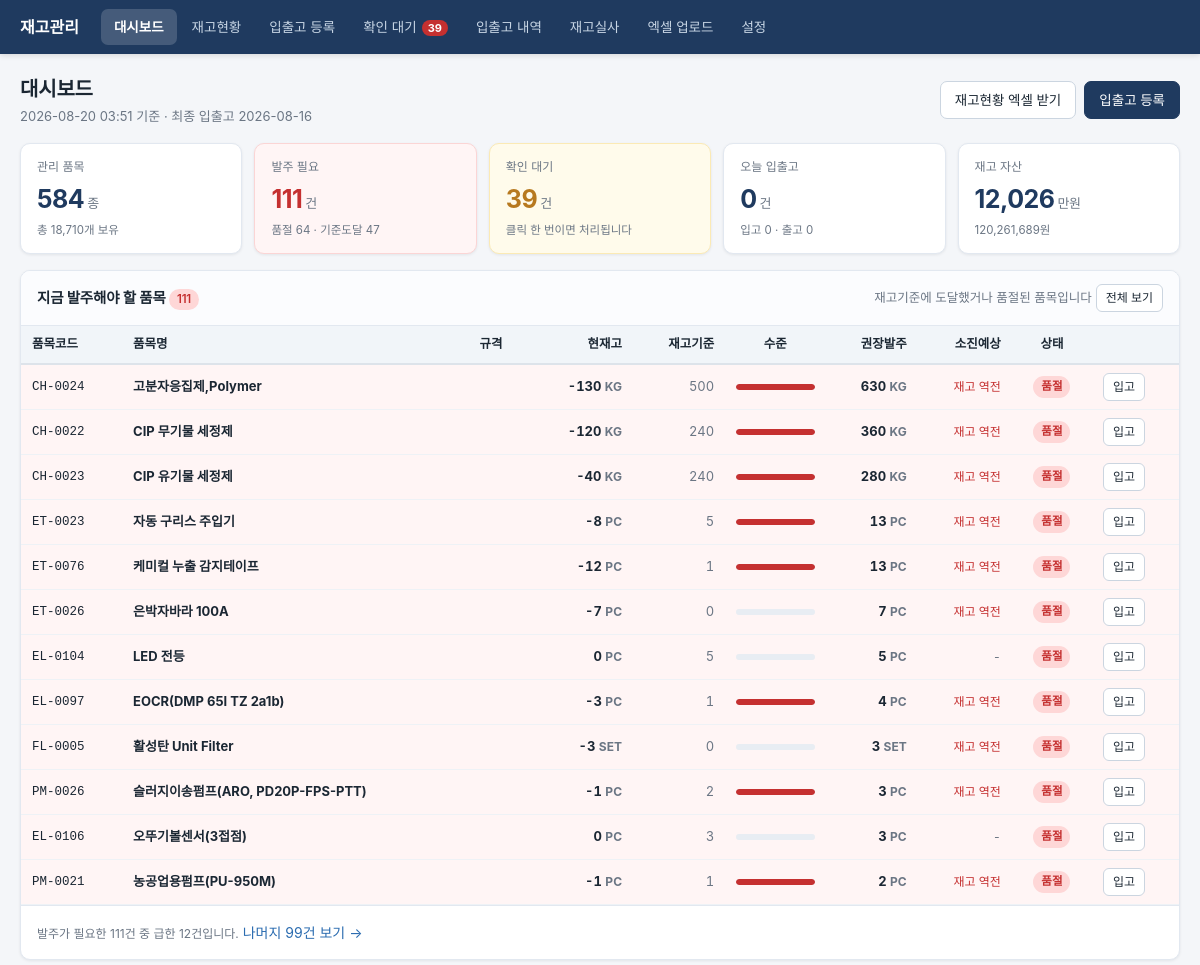
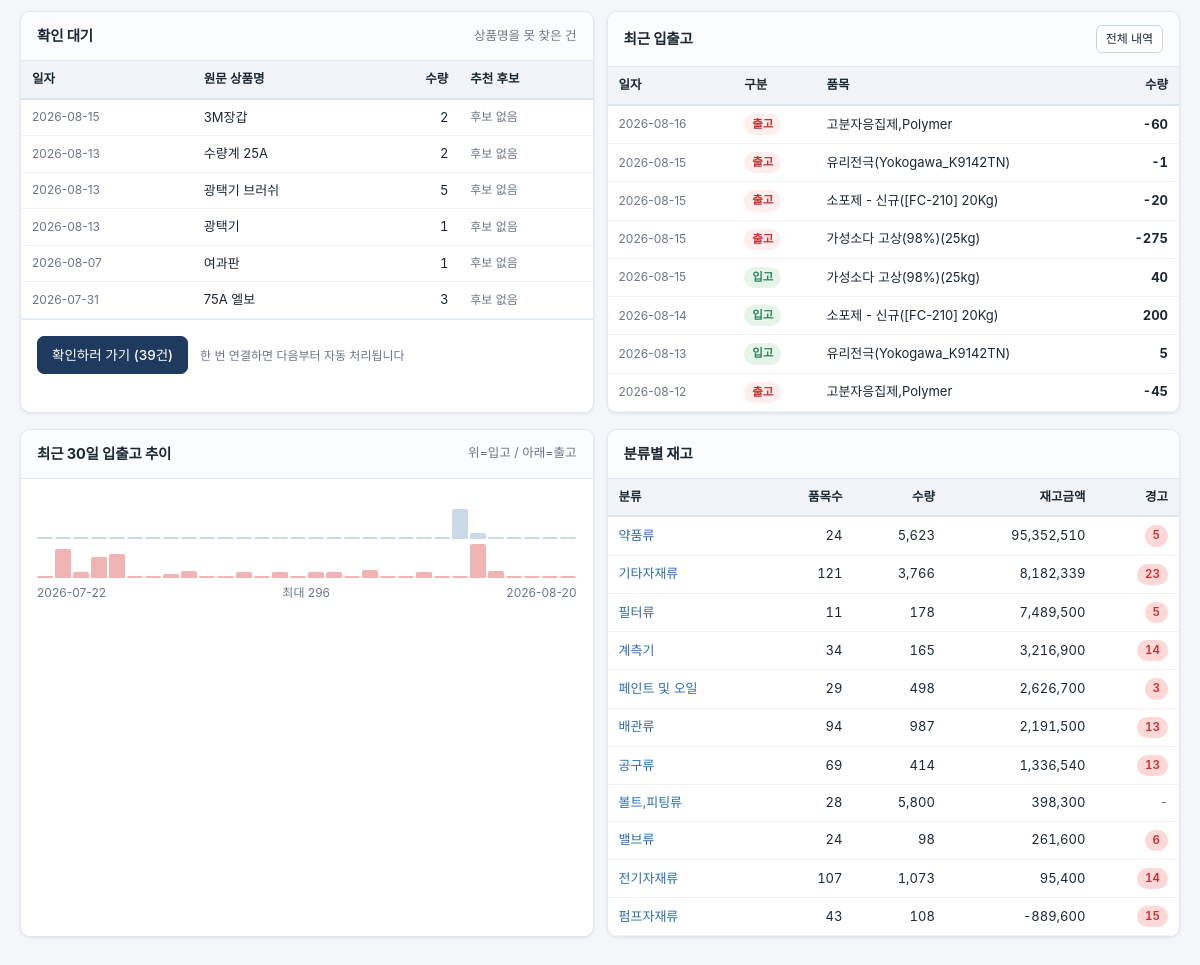
The page / on the database its author committed (2 pictures, top to bottom).
### tables this page shows
CREATE TABLE items (
    id              INTEGER PRIMARY KEY AUTOINCREMENT,
    code            TEXT    NOT NULL UNIQUE,      -- 사내 품목코드 (기존 체계 그대로)
    name            TEXT    NOT NULL,             -- 표준품목명
    spec            TEXT    NOT NULL DEFAULT '',  -- 규격 / 색상
    unit            TEXT    NOT NULL DEFAULT 'EA',
    category        TEXT    NOT NULL DEFAULT '',
    barcode         TEXT,
    internal_code   TEXT,                         -- 사내 품목코드 (구매 시스템 10자리 등)
    pack_unit       TEXT    NOT NULL DEFAULT '',  -- 포장단위 (BAG/BOX/PAIL…)
    pack_size       REAL    NOT NULL DEFAULT 0,   -- 1포장 = pack_size × unit  (0이면 환산 안 함)
    location        TEXT    NOT NULL DEFAULT '',  -- 보관위치
    reorder_point   REAL    NOT NULL DEFAULT 0,   -- 재고기준: 이 수량 이하면 경고
    reorder_qty     REAL    NOT NULL DEFAULT 0,   -- 권장 발주량
    unit_cost       REAL    NOT NULL DEFAULT 0,
    active          INTEGER NOT NULL DEFAULT 1,
    memo            TEXT    NOT NULL DEFAULT '',
    created_at      TEXT    NOT NULL DEFAULT (datetime('now','localtime')),
    updated_at      TEXT    NOT NULL DEFAULT (datetime('now','localtime'))
);

CREATE TABLE pending_names (
    id           INTEGER PRIMARY KEY AUTOINCREMENT,
    raw_name     TEXT    NOT NULL,
    norm_name    TEXT    NOT NULL,
    qty          REAL    NOT NULL DEFAULT 0,
    unit_cost    REAL    NOT NULL DEFAULT 0,
    txn_date     TEXT    NOT NULL,
    txn_type     TEXT    NOT NULL DEFAULT 'IN',
    partner      TEXT    NOT NULL DEFAULT '',
    doc_no       TEXT    NOT NULL DEFAULT '',
    batch_id     TEXT    NOT NULL DEFAULT '',
    candidates   TEXT    NOT NULL DEFAULT '[]',      -- JSON: 유사도 후보 목록
    status       TEXT    NOT NULL DEFAULT 'open',    -- open | resolved | discarded
    resolved_item_id INTEGER REFERENCES items(id) ON DELETE SET NULL,
    created_at   TEXT    NOT NULL DEFAULT (datetime('now','localtime'))
);

CREATE TABLE transactions (
    id          INTEGER PRIMARY KEY AUTOINCREMENT,
    item_id     INTEGER NOT NULL REFERENCES items(id) ON DELETE RESTRICT,
    txn_date    TEXT    NOT NULL,                    -- YYYY-MM-DD
    txn_type    TEXT    NOT NULL CHECK (txn_type IN ('IN','OUT','ADJ')),
    qty         REAL    NOT NULL CHECK (qty >= 0),
    signed_qty  REAL    NOT NULL,
    unit_cost   REAL    NOT NULL DEFAULT 0,
    raw_name    TEXT    NOT NULL DEFAULT '',         -- 원문 보존
    entered_qty  REAL   NOT NULL DEFAULT 0,          -- 사용자가 실제로 친 수량 (예: 3)
    entered_unit TEXT   NOT NULL DEFAULT '',         -- 그때의 단위 (예: 포) — 환산 전 값 보존
    partner     TEXT    NOT NULL DEFAULT '',         -- 거래처 (선택 입력)
    doc_no      TEXT    NOT NULL DEFAULT '',         -- 전표/명세서 번호
    memo        TEXT    NOT NULL DEFAULT '',
    batch_id    TEXT    NOT NULL DEFAULT '',         -- 일괄 업로드 묶음 식별자
    source      TEXT    NOT NULL DEFAULT 'manual',   -- manual | import | stocktake | migration
    voided      INTEGER NOT NULL DEFAULT 0,
    created_at  TEXT    NOT NULL DEFAULT (datetime('now','localtime'))
);

### app/web/routes.py (the view)
    @bp.route("/")
    def dashboard():
        s = reports.summary()
        reorder_total = db.scalar(
            "SELECT COUNT(*) FROM v_stock WHERE active=1 AND stock_status IN ('LOW','OUT')", (), 0)
        reorder = reports.reorder_list(limit=60)
        for r in reorder:
            rp = r["reorder_point"] or 0
            r["level_pct"] = min(100, round((r["on_hand"] / rp * 100), 1)) if rp > 0 else 0
        trend = reports.daily_trend(30)
        return render_template(
            "dashboard.html", active="dash", s=s, reorder=reorder,
            reorder_total=reorder_total,
            pending=models.list_pending(),
            recent=models.txn_history(limit=8),
            trend=trend,
            trend_max=max([max(d["in_qty"], d["out_qty"]) for d in trend] + [0]),
            categories=reports.category_breakdown(),
        )

### app/db.py (called while the page is built)
def _connect(path: Path | None = None) -> sqlite3.Connection:
    path = path or config.DB_PATH
    path.parent.mkdir(parents=True, exist_ok=True)
    conn = sqlite3.connect(path, timeout=30, isolation_level=None)
    conn.row_factory = sqlite3.Row
    conn.execute("PRAGMA foreign_keys = ON")
    conn.execute("PRAGMA journal_mode = WAL")
    conn.execute("PRAGMA synchronous = NORMAL")
    return conn

@contextmanager
def get_conn(path: Path | None = None) -> Iterator[sqlite3.Connection]:
    if not _initialised:
        init_db(path)
    conn = _connect(path)
    try:
        yield conn
    finally:
        conn.close()

def query(sql: str, params: Iterable[Any] = ()) -> list[sqlite3.Row]:
    with get_conn() as conn:
        return conn.execute(sql, tuple(params)).fetchall()

def query_one(sql: str, params: Iterable[Any] = ()) -> sqlite3.Row | None:
    with get_conn() as conn:
        return conn.execute(sql, tuple(params)).fetchone()

def scalar(sql: str, params: Iterable[Any] = (), default: Any = None) -> Any:
    row = query_one(sql, params)
    if row is None:
        return default
    value = row[0]
    return default if value is None else value

def get_setting(key: str, default: str = "") -> str:
    row = query_one("SELECT value FROM settings WHERE key = ?", (key,))
    return row["value"] if row else config.DEFAULT_SETTINGS.get(key, default)

### app/models.py (called while the page is built, shortened)
def today() -> str:
    return date.today().isoformat()

def _txn_filter(item_id, date_from, date_to, txn_type, keyword,
                include_voided) -> tuple[str, list]:
    where, params = [], []
    if item_id:
        where.append("t.item_id = ?"); params.append(item_id)
    if date_from:
        where.append("t.txn_date >= ?"); params.append(_clean_date(date_from))
    if date_to:
        where.append("t.txn_date <= ?"); params.append(_clean_date(date_to))
    if txn_type in ("IN", "OUT", "ADJ"):
        where.append("t.txn_type = ?"); params.append(txn_type)
    if not include_voided:
        where.append("t.voided = 0")
    return (" WHERE " + " AND ".join(where)) if where else "", params

def list_pending(status: str = "open") -> list:
    rows = db.query(
        "SELECT * FROM pending_names WHERE status = ? ORDER BY created_at DESC, id DESC",
        (status,),
    )
    out = []
    for r in rows:
        d = dict(r)
        try:
            d["candidates"] = json.loads(r["candidates"])
        except (ValueError, TypeError):
            d["candidates"] = []
        out.append(d)
    return out

### app/web/templates/dashboard.html (shortened to what this page needs)
{% extends "base.html" %}
{% block body %}
<div class="page-head">
  <div>
    <h1>대시보드</h1>
    <div class="sub">
      {{ now }} 기준
      {% if s.last_txn_date %}· 최종 입출고 {{ s.last_txn_date }}{% endif %}
    </div>
  </div>
  <div class="actions">
    <a class="btn" href="{{ url_for('web.export_stock_file') }}">재고현황 엑셀 받기</a>
    <a class="btn primary" href="{{ url_for('web.register') }}">입출고 등록</a>
  </div>
</div>
<div class="cards">
  <a class="card" href="{{ url_for('web.stock') }}">
    <div class="lbl">관리 품목</div>
    <div class="val">{{ s.item_count|number }}<small>종</small></div>
    <div class="sub">총 {{ s.total_qty|number }}개 보유</div>
  </a>
  <a class="card {{ 'alert' if s.alert_count else 'good' }}" href="{{ url_for('web.stock', status='ALERT') }}">
    <div class="lbl">발주 필요</div>
    <div class="val">{{ s.alert_count|number }}<small>건</small></div>
    <div class="sub">품절 {{ s.out_count|number }} · 기준도달 {{ s.low_count|number }}</div>
  </a>
  <a class="card {{ 'warn' if s.pending_count else '' }}" href="{{ url_for('web.pending') }}">
    <div class="lbl">확인 대기</div>
    <div class="val">{{ s.pending_count|number }}<small>건</small></div>
    <div class="sub">{{ '클릭 한 번이면 처리됩니다' if s.pending_count else '밀린 것이 없습니다' }}</div>
  </a>
  <div class="card">
    <div class="lbl">오늘 입출고</div>
    <div class="val">{{ s.today_txn|number }}<small>건</small></div>
    <div class="sub">입고 {{ s.today_in|number }} · 출고 {{ s.today_out|number }}</div>
  </div>
  <div class="card">
    <div class="lbl">재고 자산</div>
    <div class="val">{{ (s.total_value/10000)|number(0) }}<small>만원</small></div>
    <div class="sub">{{ s.total_value|number }}원</div>
  </div>
</div>
<div class="panel">
  <div class="panel-hd">
    <h2>지금 발주해야 할 품목
      {% if reorder_total %}<span class="tag out">{{ reorder_total }}</span>{% endif %}
    </h2>
    <div>
      {% if reorder %}<span class="hint">재고기준에 도달했거나 품절된 품목입니다</span>{% endif %}
      <a class="btn sm" href="{{ url_for('web.stock', status='ALERT') }}">전체 보기</a>
    </div>
  </div>
  {% if reorder %}
  <div class="panel-bd flush table-scroll">
    <table>
      <thead><tr>
        <th>품목코드</th><th>품목명</th><th>규격</th>
        <th class="r">현재고</th><th class="r">재고기준</th>
        <th class="c">수준</th><th class="r">권장발주</th>
        <th class="r">소진예상</th><th class="c">상태</th><th></th>
      </tr></thead>
      <tbody>
      {% for r in reorder[:12] %}
        <tr class="{{ 'row-out' if r.stock_status=='OUT' else 'row-low' }}">
          <td class="mono nowrap">{{ r.code }}</td>
          <td class="bold">{{ r.name }}</td>
          <td class="muted small">{{ r.spec }}</td>
          <td class="r bold">{{ r.on_hand|number }} <span class="muted small">{{ r.unit }}</span></td>
          <td class="r muted">{{ r.reorder_point|number }}</td>
          <td>
            <div class="bar" title="재고기준 대비 {{ r.on_hand|number }}/{{ r.reorder_point|number }}">
              <i class="{{ 'out' if r.stock_status=='OUT' else 'low' }}"
                 style="width:{{ r.level_pct }}%"></i>
            </div>
          </td>
          <td class="r bold">{{ r.suggest_qty|number }} <span class="muted small">{{ r.unit }}</span></td>
          <td class="r muted small">
            {%- if r.negative %}<span style="color:var(--out)" title="출고가 입고보다 많습니다. 입고 누락이거나 기초재고가 빠져 있습니다.">재고 역전</span>
            {%- elif r.days_left is not none %}{{ r.days_left }}일
            {%- else %}-{% endif %}</td>
          <td class="c">
            <span class="tag {{ 'out' if r.stock_status=='OUT' else 'low' }}">
              {{ '품절' if r.stock_status=='OUT' else '기준도달' }}</span>
          </td>
          <td class="nowrap">
            <a class="btn sm" href="{{ url_for('web.register', item_id=r.item_id, type='IN') }}">입고</a>
          </td>
        </tr>
      {% endfor %}
      </tbody>
    </table>
  </div>
  {% if reorder_total > 12 %}
    <div class="panel-bd" style="border-top:1px solid var(--line)">
      <span class="muted small">발주가 필요한 {{ reorder_total }}건 중 급한 12건입니다.</span>
      <a href="{{ url_for('web.stock', status='ALERT') }}">나머지 {{ reorder_total - 12 }}건 보기 →</a>
    </div>
  {% endif %}
  {% else %}
  <div class="empty">
    <div class="big">발주가 필요한 품목이 없습니다</div>
    <div class="small">모든 품목이 재고기준 이상입니다.</div>
  </div>
  {% endif %}
</div>
<div class="grid g2">
  <div class="panel">
    <div class="panel-hd">
      <h2>확인 대기</h2>
      <span class="hint">상품명을 못 찾은 건</span>
    </div>
    {% if pending %}
    <div class="panel-bd flush table-scroll">
      <table>
        <thead><tr><th>일자</th><th>원문 상품명</th><th class="r">수량</th><th>추천 후보</th></tr></thead>
        <tbody>
        {% for p in pending[:6] %}
          <tr>
            <td class="muted small nowrap">{{ p.txn_date }}</td>
            <td>{{ p.raw_name }}</td>
            <td class="r">{{ p.qty|number }}</td>
            <td class="small">
              {% if p.candidates %}
                {% for c in p.candidates[:2] %}<span class="pill"><b>{{ c.code }}</b> {{ '%.0f'|format(c.score*100) }}%</span>{% endfor %}
              {% else %}<span class="muted">후보 없음</span>{% endif %}
            </td>
          </tr>
        {% endfor %}
        </tbody>
      </table>
    </div>
    <div class="panel-bd" style="border-top:1px solid var(--line)">
      <a class="btn primary" href="{{ url_for('web.pending') }}">확인하러 가기 ({{ s.pending_count }}건)</a>
      <span class="muted small" style="margin-left:8px">한 번 연결하면 다음부터 자동 처리됩니다</span>
    </div>
    {% else %}
    <div class="empty"><div class="big">밀린 확인 건이 없습니다</div>
      <div class="small">올라온 상품명이 전부 자동으로 매칭됐습니다.</div></div>
    {% endif %}
  </div>
  <div class="panel">
    <div class="panel-hd">
      <h2>최근 입출고</h2>
      <a class="btn sm" href="{{ url_for('web.history') }}">전체 내역</a>
    </div>
    {% if recent %}
    <div class="panel-bd flush table-scroll">
      <table>
        <thead><tr><th>일자</th><th>구분</th><th>품목</th><th class="r">수량</th></tr></thead>
        <tbody>
        {% for t in recent[:8] %}
          <tr>
            <td class="muted small nowrap">{{ t.txn_date }}</td>
            <td><span class="tag {{ {'IN':'in','OUT':'outq','ADJ':'adj'}[t.txn_type] }}">{{ t.txn_type|txnkind }}</span></td>
            <td>{{ t.name }} </td>
            <td class="r bold">{{ t.signed_qty|number }}</td>
          </tr>
        {% endfor %}
        </tbody>
      </table>
    </div>
    {% else %}
    <div class="empty"><div class="big">입출고 기록이 없습니다</div>
      <div class="small">엑셀 업로드나 직접 입력으로 시작하세요.</div></div>
    {% endif %}
  </div>
</div>
<div class="grid g2">
  <div class="panel">
    <div class="panel-hd"><h2>최근 30일 입출고 추이</h2>
      <span class="hint">위=입고 / 아래=출고</span></div>
    <div class="panel-bd">
      {% if trend_max > 0 %}
        <div class="spark" title="입고">
          {% for d in trend %}<i style="height:{{ (d.in_qty / trend_max * 100)|round(1) }}%" title="{{ d.txn_date }} 입고 {{ d.in_qty|number }}"></i>{% endfor %}
        </div>
        <div class="spark" style="height:34px;margin-top:5px">
          {% for d in trend %}<i class="o" style="height:{{ (d.out_qty / trend_max * 100)|round(1) }}%" title="{{ d.txn_date }} 출고 {{ d.out_qty|number }}"></i>{% endfor %}
        </div>
        <div class="small muted" style="display:flex;justify-content:space-between;margin-top:6px">
          <span>{{ trend[0].txn_date }}</span><span>최대 {{ trend_max|number }}</span><span>{{ trend[-1].txn_date }}</span>
        </div>
      {% else %}
        <div class="muted small">최근 30일 입출고가 없습니다.</div>
      {% endif %}
    </div>
  </div>
  <div class="panel">
    <div class="panel-hd"><h2>분류별 재고</h2></div>
    {% if categories %}
    <div class="panel-bd flush table-scroll">
      <table>
        <thead><tr><th>분류</th><th class="r">품목수</th><th class="r">수량</th><th class="r">재고금액</th><th class="r">경고</th></tr></thead>
        <tbody>
        {% for c in categories %}
          <tr>
            <td><a href="{{ url_for('web.stock', category=c.category if c.category != '(미분류)' else '') }}">{{ c.category }}</a></td>
            <td class="r">{{ c.item_count|number }}</td>
            <td class="r">{{ c.qty|number }}</td>
            <td class="r">{{ c.value|number }}</td>
            <td class="r">{% if c.alert_count %}<span class="tag out">{{ c.alert_count }}</span>{% else %}<span class="muted">-</span>{% endif %}</td>
          </tr>
        {% endfor %}
        </tbody>
      </table>
    </div>
    {% else %}<div class="empty"><div class="small">등록된 품목이 없습니다.</div></div>{% endif %}
  </div>
</div>
{% endblock %}

### app/web/templates/base.html (shortened to what this page needs)
<!doctype html>
<html lang="ko">
<head>
<link rel="stylesheet" href="{{ url_for('static', filename='app.css') }}">
</head>
<body>
<div class="topbar">
  <div class="brand">재고관리{% if company %} <span>{{ company }}</span>{% endif %}</div>
  <nav class="nav">
    <a href="{{ url_for('web.dashboard') }}" class="{{ 'on' if active=='dash' }}">대시보드</a>
    <a href="{{ url_for('web.stock') }}"     class="{{ 'on' if active=='stock' }}">재고현황</a>
    <a href="{{ url_for('web.register') }}"  class="{{ 'on' if active=='reg' }}">입출고 등록</a>
    <a href="{{ url_for('web.pending') }}"   class="{{ 'on' if active=='pending' }}">확인 대기{% if nav_pending %}<span class="badge">{{ nav_pending }}</span>{% endif %}</a>
    <a href="{{ url_for('web.history') }}"   class="{{ 'on' if active=='hist' }}">입출고 내역</a>
    <a href="{{ url_for('web.stocktake_list') }}" class="{{ 'on' if active=='take' }}">재고실사</a>
    <a href="{{ url_for('web.upload') }}"    class="{{ 'on' if active=='upload' }}">엑셀 업로드</a>
    <a href="{{ url_for('web.settings') }}"  class="{{ 'on' if active=='set' }}">설정</a>
  </nav>
</div>
<div class="wrap">
  {% block body %}{% endblock %}
</div>
</body>
</html>

### rows shown on the page
items: code "CH-0024", name "고분자응집제,Polymer", on_hand|number "-130", unit "KG", reorder_point|number "500", {{ r.level_pct }} -26.0 (drawn), suggest_qty|number "630", shows "재고 역전", stock_status "품절"
items: code "CH-0022", name "CIP 무기물 세정제", on_hand|number "-120", unit "KG", reorder_point|number "240", {{ r.level_pct }} -50.0 (drawn), suggest_qty|number "360", shows "재고 역전", stock_status "품절"
items: code "CH-0023", name "CIP 유기물 세정제", on_hand|number "-40", unit "KG", reorder_point|number "240", {{ r.level_pct }} -16.7 (drawn), suggest_qty|number "280", shows "재고 역전", stock_status "품절"
items: code "ET-0023", name "자동 구리스 주입기", on_hand|number "-8", unit "PC", reorder_point|number "5", {{ r.level_pct }} -160.0 (drawn), suggest_qty|number "13", shows "재고 역전", stock_status "품절"
items: code "ET-0076", name "케미컬 누출 감지테이프", on_hand|number "-12", unit "PC", reorder_point|number "1", {{ r.level_pct }} -1200.0 (drawn), suggest_qty|number "13", shows "재고 역전", stock_status "품절"
items: code "ET-0026", name "은박자바라 100A", on_hand|number "-7", unit "PC", reorder_point|number "0", suggest_qty|number "7", shows "재고 역전", stock_status "품절"
items: code "EL-0104", name "LED 전등", on_hand|number "0", unit "PC", reorder_point|number "5", suggest_qty|number "5", stock_status "품절"
items: code "EL-0097", name "EOCR(DMP 65I TZ 2a1b)", on_hand|number "-3", unit "PC", reorder_point|number "1", {{ r.level_pct }} -300.0 (drawn), suggest_qty|number "4", shows "재고 역전", stock_status "품절"
items: code "FL-0005", name "활성탄 Unit Filter", on_hand|number "-3", unit "SET", reorder_point|number "0", suggest_qty|number "3", shows "재고 역전", stock_status "품절"
items: code "PM-0026", name "슬러지이송펌프(ARO, PD20P-FPS-PTT)", on_hand|number "-1", unit "PC", reorder_point|number "2", {{ r.level_pct }} -50.0 (drawn), suggest_qty|number "3", shows "재고 역전", stock_status "품절"
items: code "EL-0106", name "오뚜기볼센서(3접점)", on_hand|number "0", unit "PC", reorder_point|number "3", suggest_qty|number "3", stock_status "품절"
items: code "PM-0021", name "농공업용펌프(PU-950M)", on_hand|number "-1", unit "PC", reorder_point|number "1", {{ r.level_pct }} -100.0 (drawn), suggest_qty|number "2", shows "재고 역전", stock_status "품절"
pending_names: txn_date "2026-08-15", raw_name "3M장갑", qty|number "2"
pending_names: txn_date "2026-08-13", raw_name "수량계 25A", qty|number "2"
pending_names: txn_date "2026-08-13", raw_name "광택기 브러쉬", qty|number "5"
pending_names: txn_date "2026-08-13", raw_name "광택기", qty|number "1"
pending_names: txn_date "2026-08-07", raw_name "여과판", qty|number "1"
pending_names: txn_date "2026-07-31", raw_name "75A 엘보", qty|number "3"
transactions: txn_date "2026-08-16", txn_type|txnkind "출고", name "고분자응집제,Polymer", signed_qty|number "-60"
transactions: txn_date "2026-08-15", txn_type|txnkind "출고", name "유리전극(Yokogawa_K9142TN)", signed_qty|number "-1"
transactions: txn_date "2026-08-15", txn_type|txnkind "출고", name "소포제 - 신규([FC-210] 20Kg)", signed_qty|number "-20"
transactions: txn_date "2026-08-15", txn_type|txnkind "출고", name "가성소다 고상(98%)(25kg)", signed_qty|number "-275"
transactions: txn_date "2026-08-15", txn_type|txnkind "입고", name "가성소다 고상(98%)(25kg)", signed_qty|number "40"
transactions: txn_date "2026-08-14", txn_type|txnkind "입고", name "소포제 - 신규([FC-210] 20Kg)", signed_qty|number "200"
transactions: txn_date "2026-08-13", txn_type|txnkind "입고", name "유리전극(Yokogawa_K9142TN)", signed_qty|number "5"
transactions: txn_date "2026-08-12", txn_type|txnkind "출고", name "고분자응집제,Polymer", signed_qty|number "-45"

### other values the page prints
{{ nav_pending }} "39"
{{ s.last_txn_date }} "2026-08-16"
{{ s.item_count|number }} "584"
{{ s.total_qty|number }} "18,710"
{{ s.alert_count|number }} "111"
{{ s.out_count|number }} "64"
{{ s.low_count|number }} "47"
{{ s.pending_count|number }} "39"
{{ '클릭 한 번이면 처리됩니다' if s.pending_count else '밀린 것이 없습니다' }} "클릭 한 번이면 처리됩니다"
{{ s.today_txn|number }} "0"
{{ s.today_in|number }} "0"
{{ s.today_out|number }} "0"
{{ (s.total_value/10000)|number(0) }} "12,026"
{{ s.total_value|number }} "120,261,689"
{{ reorder_total }} "111"
